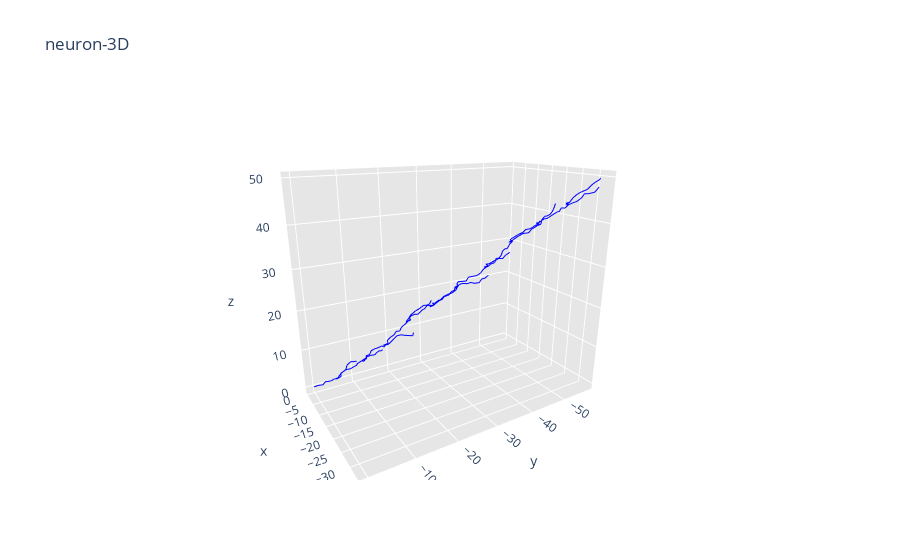

The notebook cell this image was saved under:
### Code cell
# Visualize a single tree in three dimensions
fig, ax = plotly.draw(neuron.neurites[0], inline=True)

### Figure 1 — Plotly figure (JSON) as saved in the notebook; plotly's stock layout.template omitted (floating-point values rounded to 4 significant figures; data arrays with more than 128 entries replaced by an {"elided": "..."} marker saying what was removed)
{"data": [{"line": {"color": "blue", "width": 2}, "mode": "lines", "type": "scatter3d", "x": {"elided": "630 float values"}, "y": {"elided": "630 float values"}, "z": {"elided": "630 float values"}}], "layout": {"autosize": true, "scene": {"aspectmode": "data", "camera": {"eye": {"x": -1.743, "y": 1.071, "z": 0.71}, "up": {"x": 0, "y": 0, "z": 1}}, "xaxis": {"backgroundcolor": "rgb(230, 230,230)", "gridcolor": "rgb(255, 255, 255)", "showbackground": true, "zerolinecolor": "rgb(255, 255, 255)"}, "yaxis": {"backgroundcolor": "rgb(230, 230,230)", "gridcolor": "rgb(255, 255, 255)", "showbackground": true, "zerolinecolor": "rgb(255, 255, 255)"}, "zaxis": {"backgroundcolor": "rgb(230, 230,230)", "gridcolor": "rgb(255, 255, 255)", "showbackground": true, "zerolinecolor": "rgb(255, 255, 255)"}}, "title": {"text": "neuron-3D"}, "yaxis": {"scaleanchor": "x"}}}
